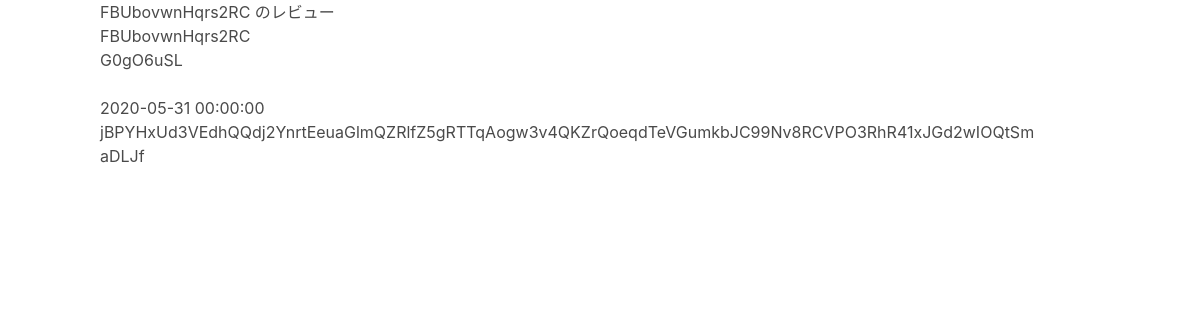
The page /bookreviwe/228wLvZpPW on the database its author committed.
### app.py (models this page shows)
class BookInfo(db.Model):
    __tablename__ = 'bookInfo'
    ID = db.Column(String(32), primary_key=True)
    date = db.Column(db.DateTime,nullable=False)
    datetime = db.Column(db.DateTime,nullable=False)
    title =db.Column(String(),nullable=False)
    auth =db.Column(String(),nullable=False)
    review =db.Column(String(),nullable=False)

### app.py (the view)
@app.route("/bookreviwe/<bookid>")
def bookreviwe(bookid):
    bookdata=BookInfo.query.filter_by(ID=bookid).all()[0]
    return render_template("bookreview.html", title='レビュー', bookdata=bookdata)

### templates/bookreview.html (shortened to what this page needs)
{% extends "layout.html" %}
{% block content %}
<h3>{{bookdata.title}} のレビュー</h3>
<div class="container columns">
  <div class="lcol column">
    <div class="bookinfo">
      <div class="bookttl">{{bookdata.title}}</div>
      <div class="bookauth">{{bookdata.auth}}</div>
    </div>
    <div class="bookimg">
    </div>
    <div class="thisbookreview">
      <p>{{bookdata.date}}</p>
      <p>{{bookdata.review}}</p>
    </div>
  </div>
</div>
{% endblock %}

### static/sanitize.css (style rules this page uses)
html { cursor: default; line-height: 1.5; -moz-tab-size: 4; tab-size: 4; -webkit-tap-highlight-color: transparent ; -ms-text-size-adjust: 100%; -webkit-text-size-adjust: 100%; word-break: break-word; }
body { margin: 0; }

### static/style.css (style rules this page uses)
html { width:100%; }
body { width: 1000px; margin: 0 auto !important; }

### rows shown on the page
BookInfo: title "FBUbovwnHqrs2RC", auth "G0gO6uSL", date "2020-05-31 00:00:00", review "jBPYHxUd3VEdhQQdj2YnrtEeuaGlmQZRlfZ5gRTTqAogw3v4QKZrQoeqdTeVGumkbJC99Nv8RCVPO3RhR41xJGd2wIOQtSmaDLJf"
